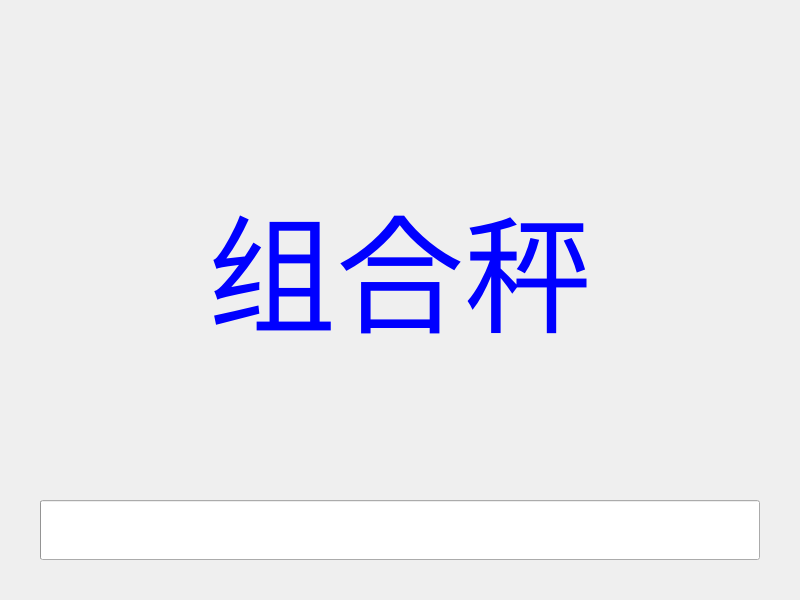
<?xml version="1.0" encoding="UTF-8"?>
<ui version="4.0">
 <class>DialogStartup</class>
 <widget class="QDialog" name="DialogStartup">
  <property name="geometry">
   <rect>
    <x>0</x>
    <y>0</y>
    <width>800</width>
    <height>600</height>
   </rect>
  </property>
  <property name="windowTitle">
   <string>Dialog</string>
  </property>
  <property name="styleSheet">
   <string notr="true">.DialogStartup {
background: #EFEFEF
}</string>
  </property>
  <layout class="QVBoxLayout" name="verticalLayout">
   <property name="leftMargin">
    <number>40</number>
   </property>
   <property name="topMargin">
    <number>40</number>
   </property>
   <property name="rightMargin">
    <number>40</number>
   </property>
   <property name="bottomMargin">
    <number>40</number>
   </property>
   <item>
    <widget class="QLabel" name="label">
     <property name="styleSheet">
      <string notr="true">font-size: 128px;
color: blue;</string>
     </property>
     <property name="text">
      <string>组合秤</string>
     </property>
     <property name="alignment">
      <set>Qt::AlignCenter</set>
     </property>
    </widget>
   </item>
   <item>
    <widget class="QProgressBar" name="progressBar">
     <property name="minimumSize">
      <size>
       <width>0</width>
       <height>60</height>
      </size>
     </property>
     <property name="textVisible">
      <bool>false</bool>
     </property>
    </widget>
   </item>
  </layout>
 </widget>
 <resources/>
 <connections/>
</ui>
